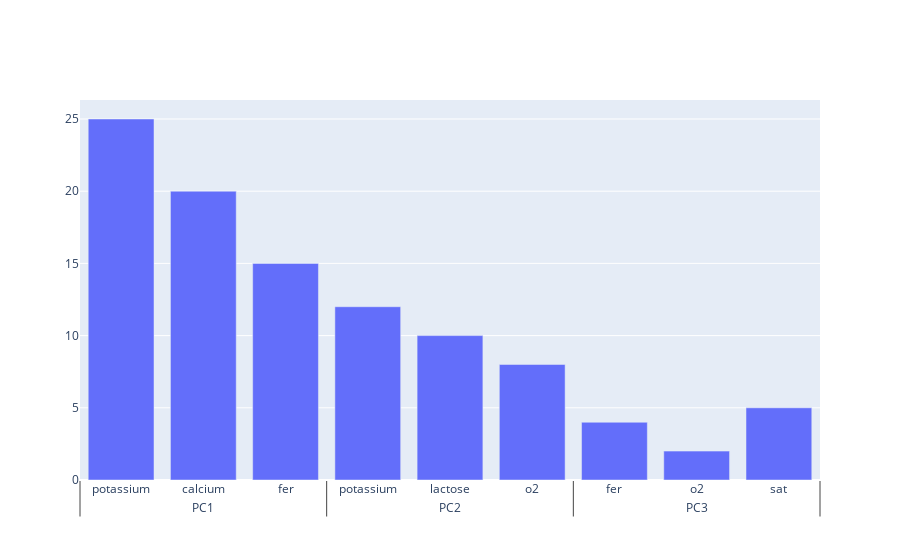

Notebook source saved alongside this figure:
### Code cell
fig = go.Figure()

fig.add_trace(go.Bar(
    x=[df['PCs'], df['Features'] ], 
    y=df['Variance'],
    name='Features',
))

# fig.add_trace(go.Bar(
#     x=[df['Features'],df['PCs'] ], 
#     y=df['Variance'],
#     name='Features',
# ))

fig.show()

### Figure 1 — Plotly figure (JSON) as saved in the notebook; plotly's stock layout.template omitted (floating-point values rounded to 4 significant figures)
{"data": [{"name": "Features", "type": "bar", "x": [["PC1", "PC1", "PC1", "PC2", "PC2", "PC2", "PC3", "PC3", "PC3"], ["potassium", "calcium", "fer", "potassium", "lactose", "o2", "sat", "fer", "o2"]], "y": [25, 20, 15, 12, 10, 8, 5, 4, 2]}], "layout": {}}
